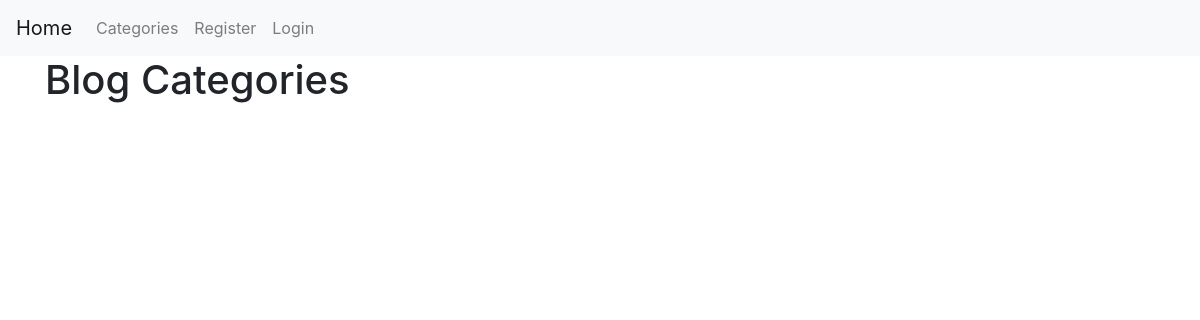
The page /category-list/ on the database as committed earlier.
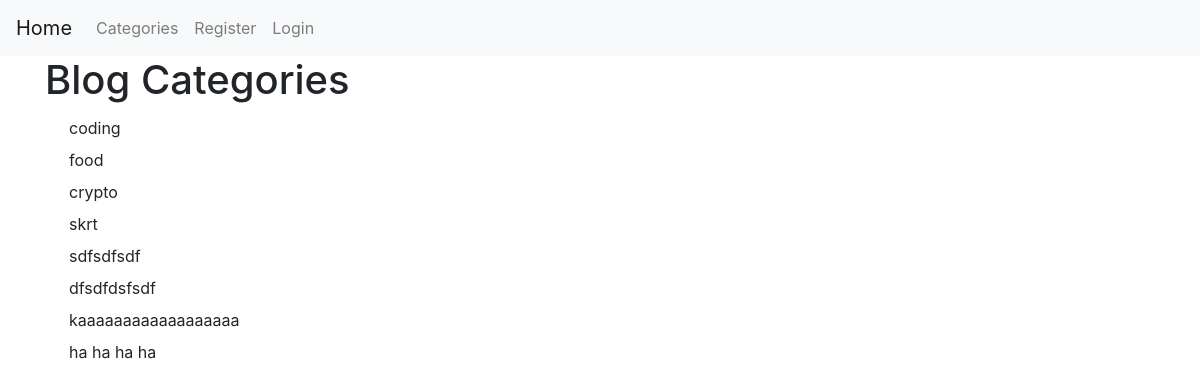
The same page on the database as committed later.
### final/models.py (models this page shows, shortened)
class Category(models.Model):
    name = models.CharField(max_length=200)
    def __str__(self):
        return f"{self.name.lower()}"

### final/views.py (the view)
# urls.py: path('category-list/', CategoryList, name='category-list'),
def CategoryList(request):
    category_list = Category.objects.all()
    return render(request, 'category_list.html', {"category_list": category_list})

### templates/category_list.html
{% extends 'base.html' %}
{% block content %}
    <h1>Blog Categories</h1>
        {% for x in category_list %}
            <a class="dropdown-item" href="{% url 'category' x|slugify %}"> {{ x }} </a>
        {% endfor %}
{% endblock %}

Rows that differ between the two databases and show on the page:
added Category: name "coding"
added Category: name "food"
added Category: name "crypto"
added Category: name "skrt"
added Category: name "sdfsdfsdf"
added Category: name "dfsdfdsfsdf"
added Category: name "kaaaaaaaaaaaaaaaaaa"
added Category: name "ha ha ha ha"
